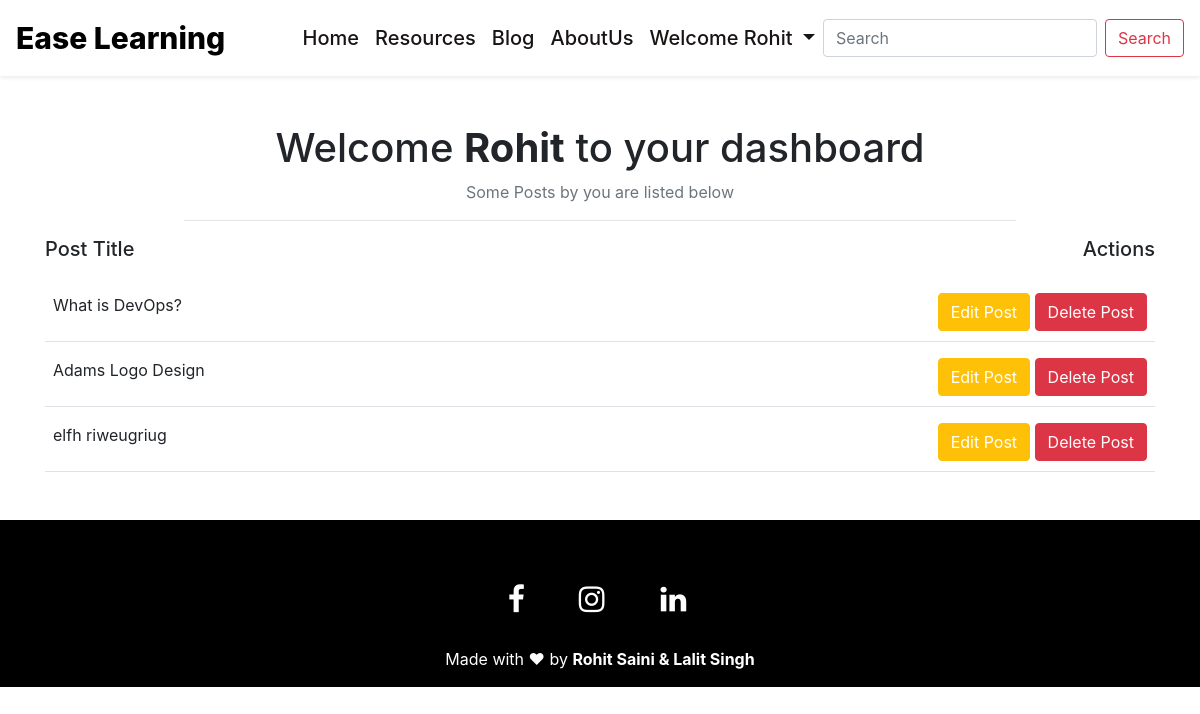
Before: /admin_panel (signed in) with the older database file.
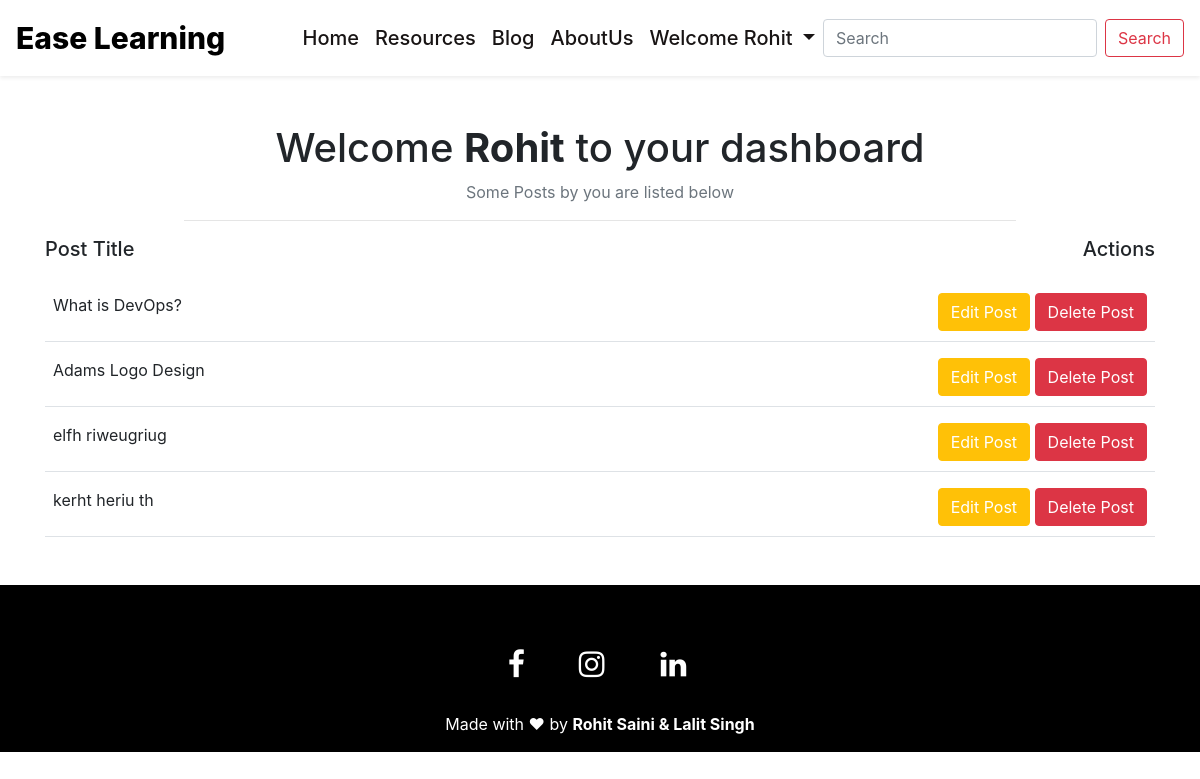
After: the same page with the newer database file.
### mainapp/models.py (models this page shows, shortened)
class Blog(models.Model):
    id = models.AutoField(primary_key=True)
    title = models.CharField(max_length=200)
    subtitle = models.CharField(max_length=100)
    description = models.TextField()
    slug = models.SlugField(max_length=60, unique=True)
    user = models.ForeignKey(User, on_delete=models.CASCADE)
    date = models.DateTimeField(auto_now_add=True)

### mainapp/views.py (the view)
# urls.py: path('admin_panel', views.admin_panel, name="Admin Panel"),
def admin_panel(request):
    user_name = request.user
    user = User.objects.get(username=user_name)
    posts = Blog.objects.filter(user=user)
    context = {
        "posts":posts,
    }
    return render(request, 'admin.html', context)

### mainapp/templates/admin.html (shortened to what this page needs)
{% extends 'base.html' %}
{% block body %}
<div class="container mt-5 mb-5">
    <div class="row">
        <div class="col-md-12">
            <h1 class="text-center">Welcome <strong>{{ request.user.first_name }}</strong> to your dashboard</h1>
            <p class="text-center text-muted">Some Posts by you are listed below</p>
            <hr class="w-75">
        </div>
    </div>
    <div class="d-flex justify-content-between mb-3">
        <div class="title">
            <h5>Post Title</h5>
        </div>
        <div class="Actions">
            <h5>Actions</h5>
        </div>
    </div>
    {% for post in posts %}
    <div class="d-flex justify-content-between mt-2 border-bottom p-2">
        <div class="title">
            <p>{{ post.title }}</p>
        </div>
        <div class="Actions">
            <a href="/edit_page/{{ post.slug }}" class="btn btn-warning text-white">Edit Post</a>
            <a href="/delete/{{ post.slug }}" class="btn btn-danger">Delete Post</a>
        </div>
    </div>
    {% endfor %}
</div>
{% endblock body %}

Changed rows visible on the page:
added Blog: title "kerht heriu th"
